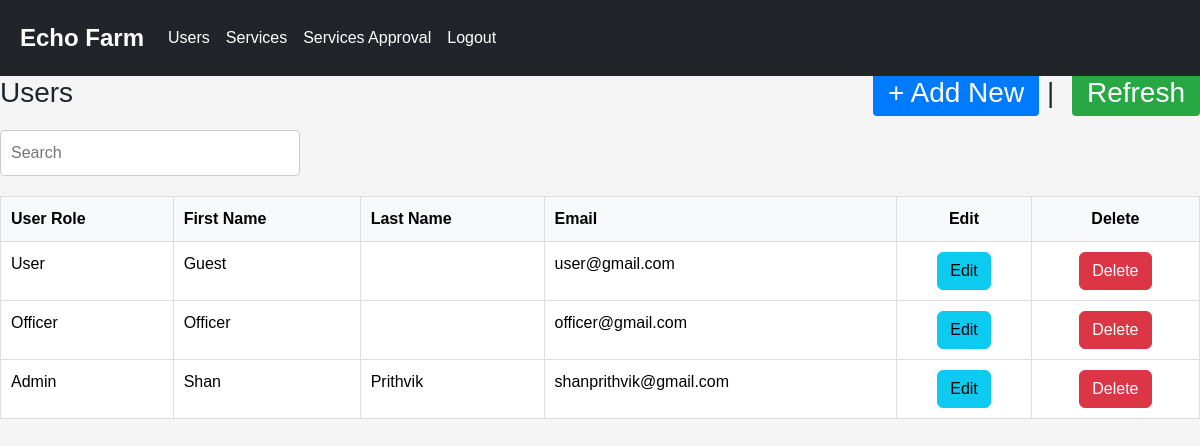
The app's page /AMS/users.php (signed in) with its own data.
### tables this page shows
CREATE TABLE IF NOT EXISTS `user` (
  `id` int NOT NULL AUTO_INCREMENT,
  `first_name` varchar(50) NOT NULL,
  `last_name` varchar(100) NOT NULL,
  `email` varchar(100) NOT NULL,
  `password` varchar(40) NOT NULL,
  `role` varchar(100) NOT NULL,
  `last_login` datetime NOT NULL,
  `is_deleted` tinyint(1) NOT NULL,
  PRIMARY KEY (`id`),
  UNIQUE KEY `email` (`email`)
);

### AMS/users.php (the view, shortened to what this page needs)
<?php require_once('inc/connection.php'); ?>
<?php
	$user_list = '';
	$search = '';
	if ( isset($_GET['search']) ) {
		$search = mysqli_real_escape_string($connection, $_GET['search']);
		$query = "SELECT * FROM user WHERE (first_name LIKE '%{$search}%' OR last_name LIKE '%{$search}%' OR email LIKE '%{$search}%') AND is_deleted=0 ORDER BY first_name";
	} else {
		$query = "SELECT * FROM user WHERE is_deleted=0 ORDER BY first_name";
	}
	$users = mysqli_query($connection, $query);
	while ($user = mysqli_fetch_assoc($users)) {
		$user_list .= "<tr>";
		$user_list .= "<td>{$user['role']}</td>";
		$user_list .= "<td>{$user['first_name']}</td>";
		$user_list .= "<td>{$user['last_name']}</td>";
		$user_list .= "<td>{$user['email']}</td>";
		$user_list .= "<td class='text-center'><a href=\"modify-user.php?user_id={$user['id']}\" class='btn btn-info'>Edit</a></td>";
		$user_list .= "<td class='text-center'><a href=\"delete-user.php?user_id={$user['id']}\"
						onclick=\"return confirm('Are you sure?');\" class='btn btn-danger'>Delete</a></td>";
		$user_list .= "</tr>";
	}
 ?>
<?php require('inc/header.php'); ?>
<?php require('inc/navbar.php'); ?>
	<main>
		<h1>Users <span><a href="add-user.php">+ Add New</a> | <a href="users.php">Refresh</a></span></h1>
		<div class="search">
			<form action="users.php" method="get">
				<p>
					<input type="text" name="search" id="" placeholder="Search" value="<?php echo $search; ?>" required autofocus>
				</p>
			</form>
		</div>
		<table class="masterlist table table-bordered">
			<tr>
				<th>User Role</th>
				<th>First Name</th>
				<th>Last Name</th>
				<th>Email</th>
				<th class='text-center'>Edit</th>
				<th class='text-center'>Delete</th>
			</tr>
			<?php echo $user_list; ?>
		</table>
	</main>
<?php require_once('inc/footer.php'); ?>

### AMS/inc/navbar.php (style rules this page uses)
* { margin: 0; padding: 0; box-sizing: border-box; }

### AMS/users.php (style rules this page uses)
body, h1, h2, h3, h4, h5, h6, p, ul, li { margin: 0; padding: 0; }
body { font-family: Arial, sans-serif; background-color: #f5f5f5; margin: 0; padding: 0; }
h1 { font-size: 28px; margin-bottom: 20px; display: flex; justify-content: space-between; align-items: center; }
h1 span a { text-decoration: none; margin-left: 10px; padding: 8px 15px; border-radius: 4px; color: #fff; }
h1 span a:first-child { background-color: #007bff; }
h1 span a:last-child { background-color: #28a745; }
.search { margin-bottom: 20px; }
.search input[type="text"] { width: 300px; padding: 10px; border: 1px solid #ccc; border-radius: 4px; }
table.masterlist { width: 100%; border-collapse: collapse; margin-bottom: 20px; }
table.masterlist th, table.masterlist td { border: 1px solid #ddd; padding: 10px; }
table.masterlist th { background-color: #f8f9fa; text-align: left; }
table.masterlist th.text-center, table.masterlist td.text-center { text-align: center; }

### records on screen
user: role "User", first_name "Guest", email "user@gmail.com"
user: role "Officer", first_name "Officer", email "officer@gmail.com"
user: role "Admin", first_name "Shan", last_name "Prithvik", email "shanprithvik@gmail.com"
